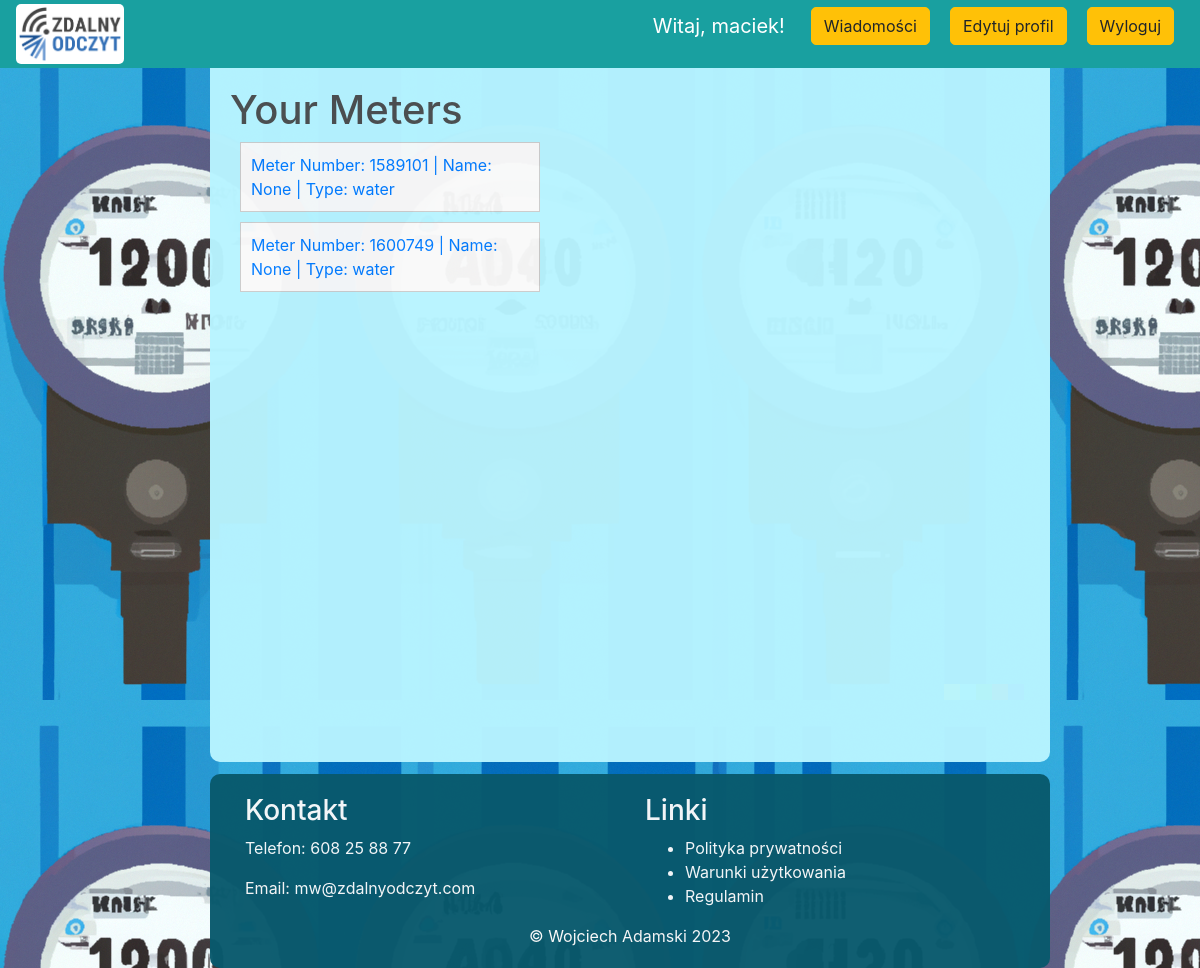
Before: /user_meters (signed in) with the older database file.
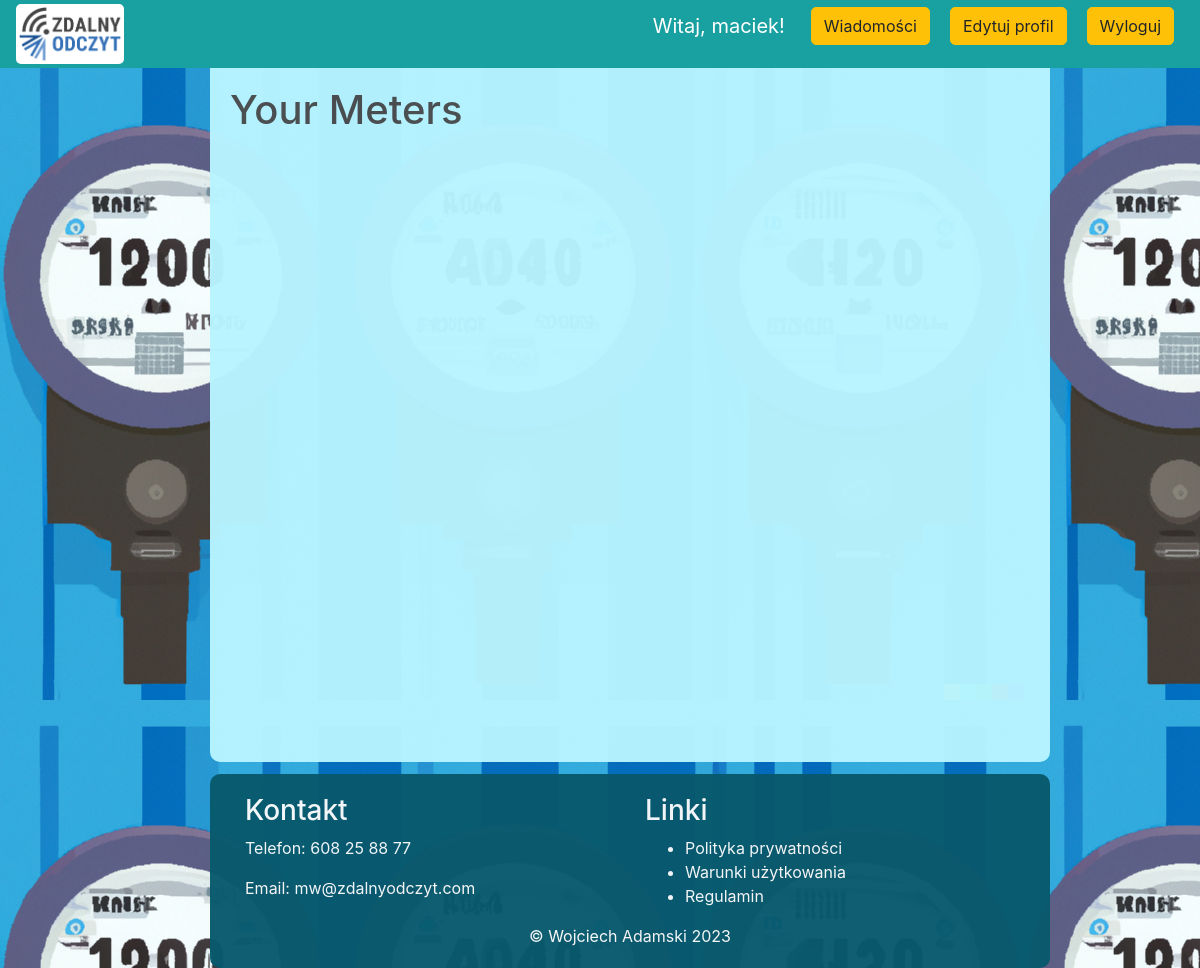
After: the same page with the newer database file.
### src/models.py (models this page shows)
class Meter(db.Model):
    id = db.Column(db.Integer, primary_key=True)
    radio_number = db.Column(db.String(64), unique=True, index=True)
    type = db.Column(db.String(64))
    user_id = db.Column(db.Integer, db.ForeignKey('user.id'))
    readings = db.relationship('MeterReading', backref='meter', lazy='dynamic')
    name = db.Column(db.String(100), nullable=True)
    events = db.relationship('Event', backref='meter', lazy=True)
    address_id = db.Column(db.Integer, db.ForeignKey('address.id'))
    address = db.relationship('Address', backref='meter', lazy=True)

### src/routes.py (the view)
@main_routes.route('/user_meters')
@login_required
def user_meters():
    user_meters = Meter.query.filter_by(user_id=current_user.id).all()
    return render_template('user_meters.html', user_meters=user_meters)

### src/models.py (called while the page is built)
@login_manager.user_loader
def load_user(user_id):
    return User.query.get(int(user_id))

### templates/user_meters.html
{% extends 'base.html' %}
{% block content %}
<h1>Your Meters</h1>
<ul class="user-list">
    {% for meter in user_meters %}
    <li class="user-item">
        <a href="{{ url_for('main_routes.meter_details', meter_id=meter.id) }}">
            Meter Number: {{ meter.radio_number }} | Name: {{ meter.name }} | Type: {{ meter.type }}
        </a>
    </li>
    {% endfor %}
</ul>
{% endblock %}

Changed rows visible on the page:
no longer on this page (row edited): Meter: radio_number "1589101", name "None", type "water"
no longer on this page (row edited): Meter: radio_number "1600749", name "None", type "water"
